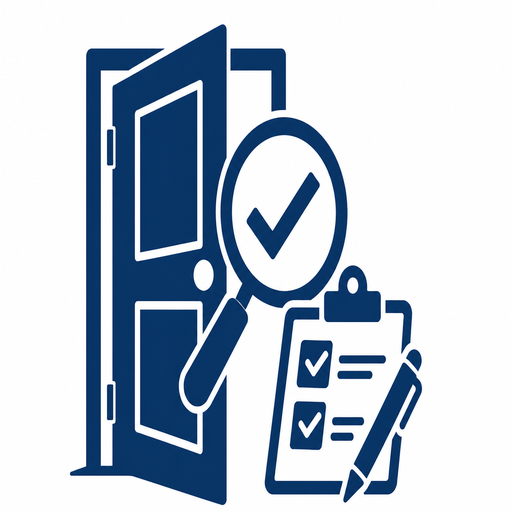
#> input picture scripts/assets/variant-icons/samples/40-ref-v1-classic.png, 512 x 512 px, found by its file name
$ python recolor_to_primary.py
#> lines starting #> are read from the running program, lines starting #| are printed output that depends on the picture
#!/usr/bin/env python3
"""Recolor reference-style icons to project primary (#25274D) at full resolution."""

from __future__ import annotations

from pathlib import Path

from PIL import Image

PRIMARY = (37, 39, 77)  # #25274D
ASSETS = Path("/Users/kamran/.cursor/projects/Users-kamran-Desktop-panun-kaergar/assets")
OUT = Path(__file__).resolve().parent / "samples"

SOURCES = {
    "50-primary-v1-classic": "40-ref-v1-classic.png",
    "51-primary-v2-big-lens": "41-ref-v2-big-lens.png",
    "52-primary-v3-wide-door": "42-ref-v3-wide-door.png",
    "53-primary-v4-big-clipboard": "43-ref-v4-big-clipboard.png",
    "54-primary-v5-compact": "44-ref-v5-compact.png",
}


def recolor(img: Image.Image) -> Image.Image:
    img = img.convert("RGBA")
    px = img.load()
    w, h = img.size
    for y in range(h):
        for x in range(w):
            r, g, b, a = px[x, y]
            if a < 20:
                px[x, y] = (255, 255, 255, 0)
                continue
            # Keep white / near-white background
            if r > 235 and g > 235 and b > 235:
                px[x, y] = (255, 255, 255, 255)
                continue
            # Map all icon strokes/fills to brand primary, preserve anti-alias alpha
            strength = max(0, min(255, 255 - (r + g + b) // 3))
            if strength < 12:
                px[x, y] = (255, 255, 255, 255)
                continue
            blend = strength / 255
            nr = int(255 + (PRIMARY[0] - 255) * blend)
            ng = int(255 + (PRIMARY[1] - 255) * blend)
            nb = int(255 + (PRIMARY[2] - 255) * blend)
            px[x, y] = (nr, ng, nb, 255)
    return img


def main() -> None:
    OUT.mkdir(parents=True, exist_ok=True)
    for out_name, src_name in SOURCES.items():
        src = ASSETS / src_name
        if not src.is_file():
            raise SystemExit(f"Missing source: {src}")
        img = Image.open(src)
#> img is the input picture: PIL image 512x512 RGB; mean R, G, B 184.1, 196.5, 210.7
        print(f"Source {src_name}: {img.size}")
#| Source 40-ref-v1-classic.png: (512, 512)
        result = recolor(img)
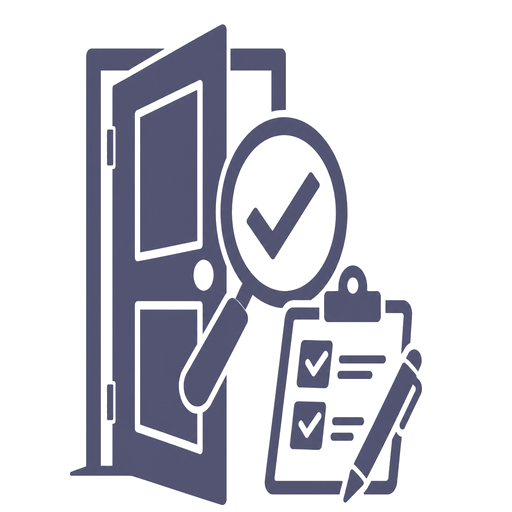
#> result: PIL image 512x512 RGBA; mean R, G, B, A 206, 206.4, 214.9, 255
        path = OUT / f"{out_name}.png"
        result.convert("RGB").save(path, "PNG", optimize=True)
        print(f"Wrote {path} ({result.size[0]}x{result.size[1]})")
#| Wrote scripts/assets/variant-icons/samples/50-primary-v1-classic.png (512x512)
#> pass 2 of the loop in main, `for out_name, src_name in SOURCES.items():`:
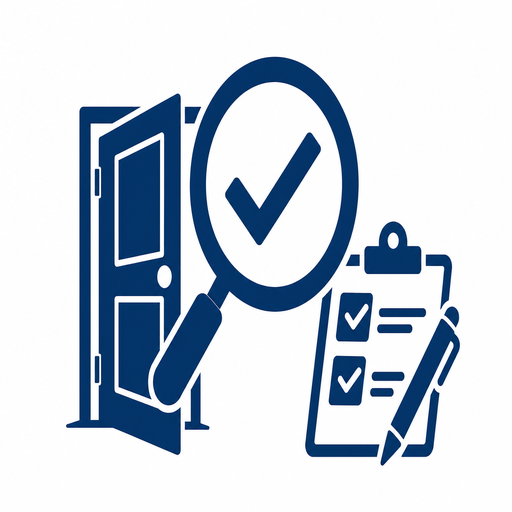
#> input picture scripts/assets/variant-icons/samples/41-ref-v2-big-lens.png, 512 x 512 px, found by its file name
#> in main, img is the input picture: PIL image 512x512 RGB; mean R, G, B 197.9, 208.2, 220.1
#| Source 41-ref-v2-big-lens.png: (512, 512)
#> img: PIL image 512x512 RGBA
#> in main, `result = recolor(img)`:
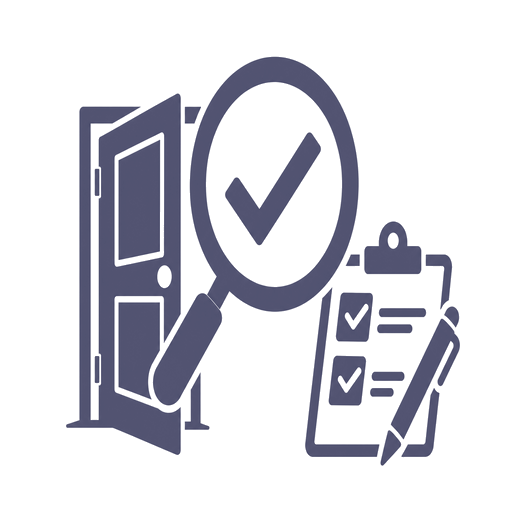
#> result: PIL image 512x512 RGBA; mean R, G, B, A 216, 216.3, 223.1, 255
#| Wrote scripts/assets/variant-icons/samples/51-primary-v2-big-lens.png (512x512)
#> pass 3 of the loop in main, `for out_name, src_name in SOURCES.items():`:
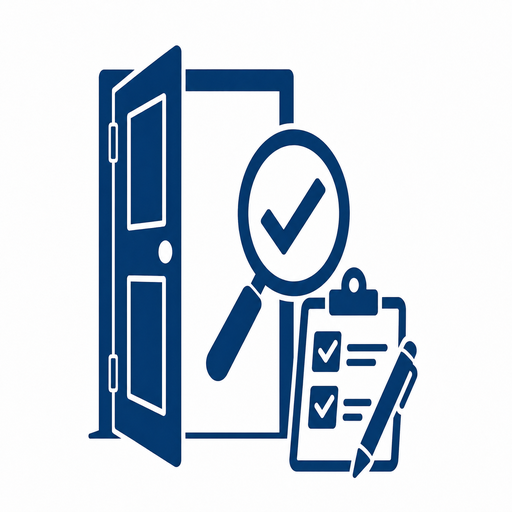
#> input picture scripts/assets/variant-icons/samples/42-ref-v3-wide-door.png, 512 x 512 px, found by its file name
#> in main, img is the input picture: PIL image 512x512 RGB; mean R, G, B 204.6, 214.3, 224.7
#| Source 42-ref-v3-wide-door.png: (512, 512)
#> img: PIL image 512x512 RGBA
#> in main, `result = recolor(img)`:
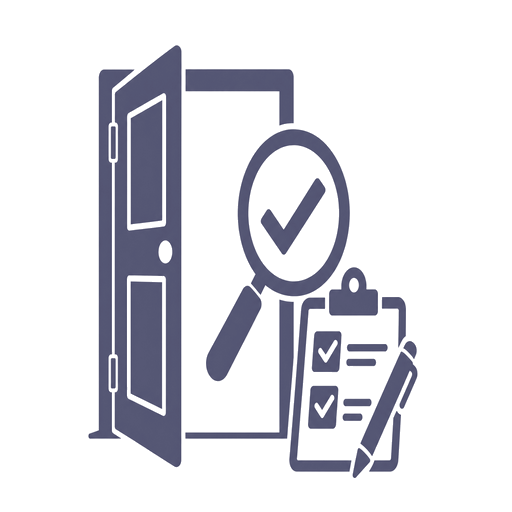
#> result: PIL image 512x512 RGBA; mean R, G, B, A 221.4, 221.7, 227.5, 255
#| Wrote scripts/assets/variant-icons/samples/52-primary-v3-wide-door.png (512x512)
#> the loop made 5 passes; the first 3 are shown


if __name__ == "__main__":
    main()
